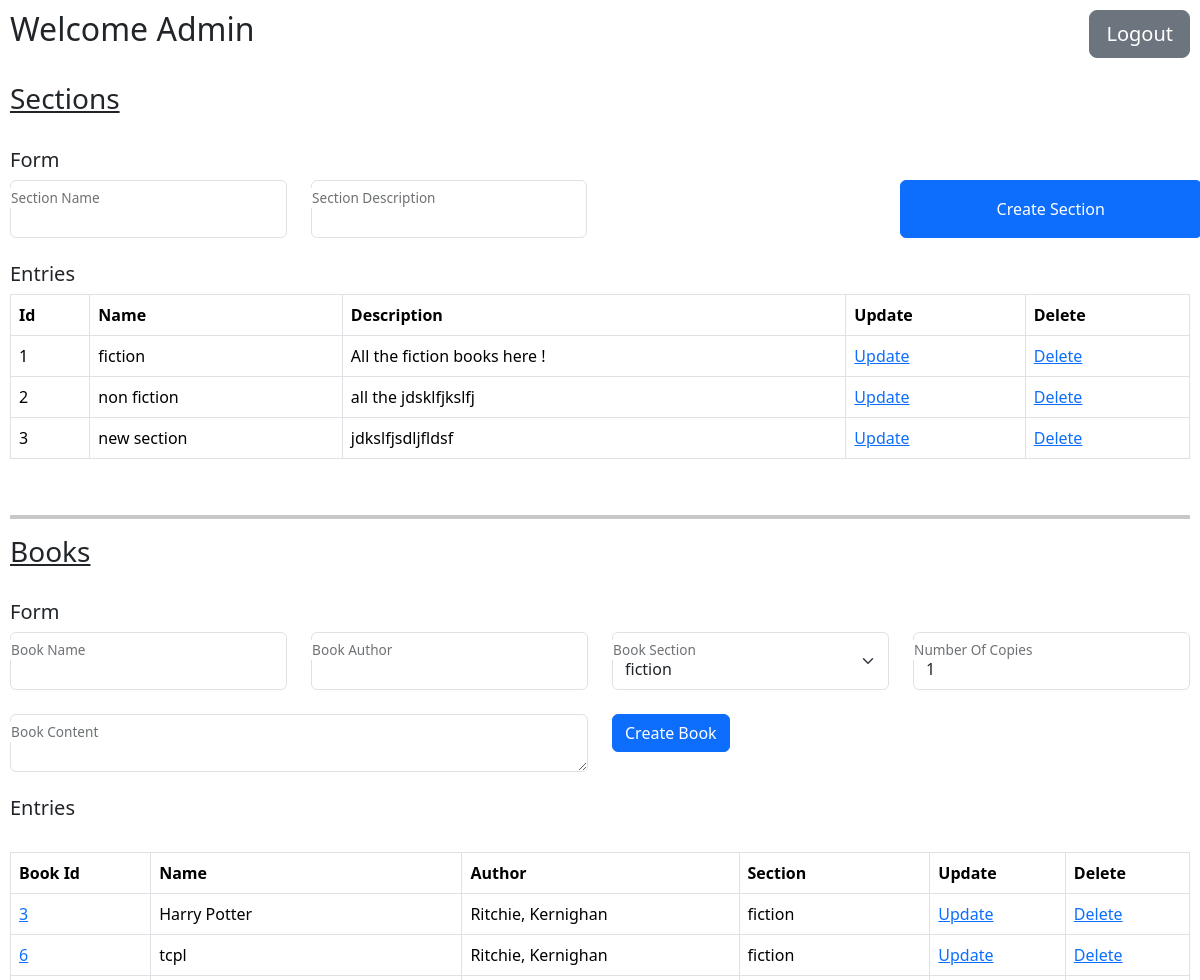
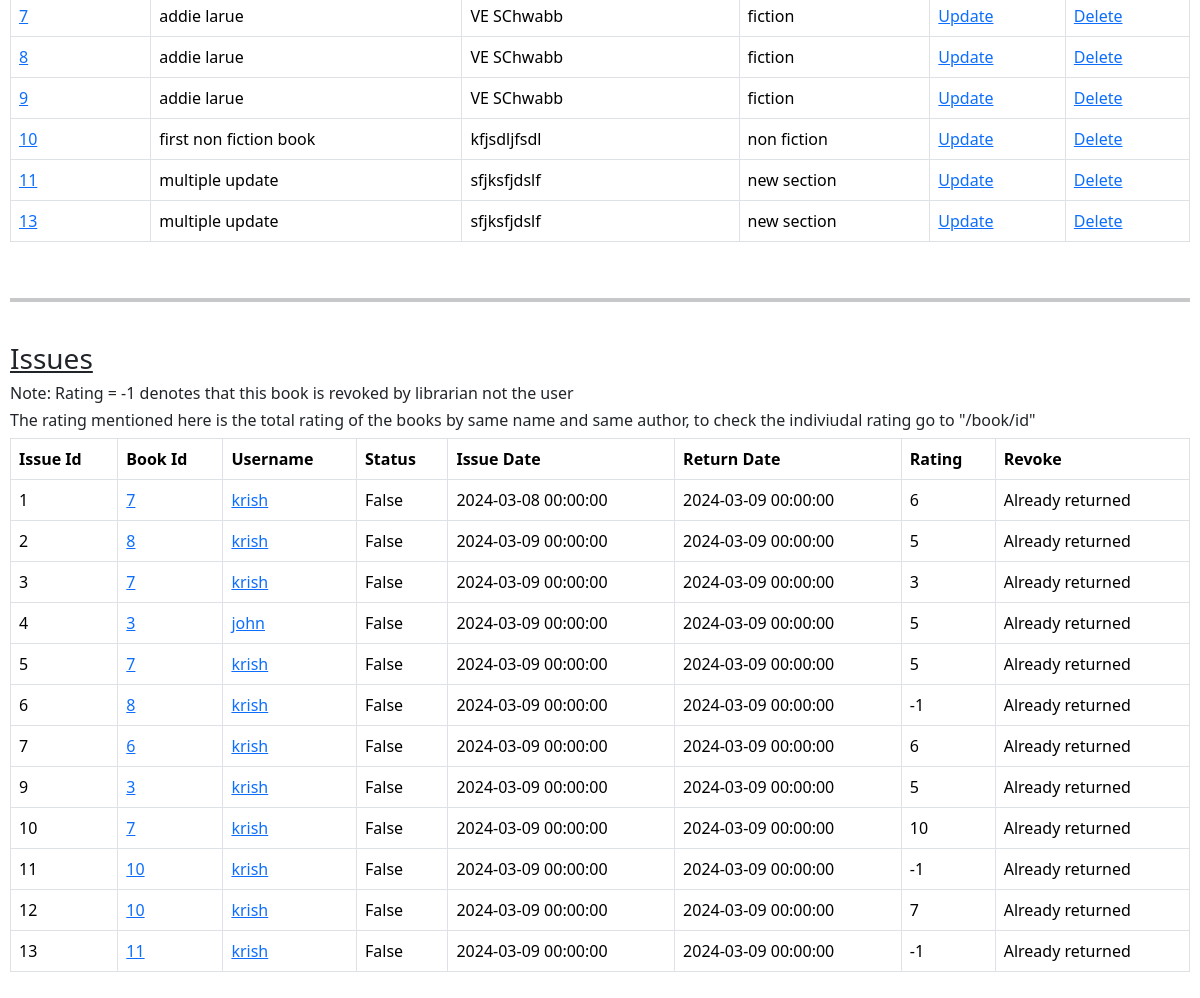
The page /admin/dashboard (signed in) on the database its author committed (2 pictures, top to bottom).
### library/models.py (models this page shows, shortened)
class Section(db.Model):
    __tablename__ = "SECTION"
    id = db.Column(db.Integer, primary_key=True, autoincrement=True)
    name = db.Column(db.String(40), nullable=False)
    description = db.Column(db.Text, nullable=False)
    date_created = db.Column(db.DateTime, nullable=False)
    books = db.Relationship('Book', backref="section_books", cascade="all, delete")

class Book(db.Model):
    __tablename__ = "BOOK"
    id = db.Column(db.Integer, primary_key=True, autoincrement=True)
    name = db.Column(db.String(100), nullable=False)
    author = db.Column(db.String(100), nullable=False)
    content = db.Column(db.Text, nullable=False)
    section_id = db.Column(db.Integer, db.ForeignKey('SECTION.id'), nullable=False)
    issues = db.Relationship('Issue', backref="book_issues", cascade="all, delete")

class User(db.Model):
    __tablename__ = "USER"
    id = db.Column(db.Integer, primary_key=True, autoincrement=True)
    username = db.Column(db.String(20), nullable=False, unique=True)
    email = db.Column(db.String(120), nullable=False, unique=True)
    password = db.Column(db.String(120), nullable=False)
    is_admin = db.Column(db.Boolean, default=False)
    issues = db.Relationship('Issue', backref="user_issues", cascade="all, delete")

class Issue(db.Model):
    __tablename__ = "ISSUE"
    id = db.Column(db.Integer, primary_key=True, autoincrement=True)
    rating = db.Column(db.Integer, default=0)
    active_status = db.Column(db.Boolean, default=False)
    user_id = db.Column(db.Integer, db.ForeignKey('USER.id'), nullable=False)
    book_id = db.Column(db.Integer, db.ForeignKey('BOOK.id'), nullable=False)
    date_issued = db.Column(db.DateTime, nullable=False)
    return_date = db.Column(db.DateTime, nullable=False)

### library/routes.py (the view)
@app.route("/admin/dashboard")
def admin_dashboard():
    if session.get("username") is None:
        return render_template("no_login.html")
    if session.get("username") != "admin":
        return render_template("user_not_allowed.html")
    sections = models.Section.query.filter().all()
    books = models.Book.query.filter().all()
    modified_books = []
    for b in books:
        modified_books.append(modify_the_book(b))
    issue_records = models.Issue.query.filter().all()
    modified_issue_records = []
    for ir in issue_records:
        modified_issue_records.append(modify_the_issue_record(ir))
    data = {
        "sections": sections,
        "books": modified_books,
        "issue_records": modified_issue_records,
    }
    return render_template("admin_dashboard.html", data=data)

### library/routes.py (called while the page is built)
def modify_the_issue_record(issue_record):
    b = models.Book.query.get(issue_record.book_id)
    s = models.Section.query.get(b.section_id)
    u = models.User.query.get(issue_record.user_id)
    modified_issue_record = {
        "issue_id": issue_record.id,
        "book_id": b.id,
        "user_id": u.id,
        "username": u.username,
        "name": b.name,
        "author": b.author,
        "content": b.content,
        "section_name": s.name,
        "date_issued": issue_record.date_issued,
        "status": issue_record.active_status,
        "rating": issue_record.rating,
        "return_date": issue_record.return_date
    }
    return modified_issue_record

def modify_the_book(book):
    s = models.Section.query.get(book.section_id)
    modified_book = {
        "id": book.id,
        "name": book.name,
        "author": book.author,
        "section_name": s.name,
        "content": book.content,
        "total_rating": calculate_book_rating(book.id)
    }
    return modified_book

def calculate_book_rating(b_id):
    b = models.Book.query.get(b_id)
    book_copies = models.Book.query.filter(
        models.Book.name == b.name, models.Book.author == b.author).all()
    total_rating = 0
    for bc in book_copies:
        issue_records = models.Issue.query.filter(
            models.Issue.book_id == bc.id, models.Issue.rating > 1).all()
        for ir in issue_records:
            total_rating += ir.rating
    return total_rating

### library/templates/admin_dashboard.html (shortened to what this page needs)
<!DOCTYPE html>
<html lang="en">
  <head>
    <link
      href="https://cdn.jsdelivr.net/npm/bootstrap@5.3.3/dist/css/bootstrap.min.css"
      rel="stylesheet"
    />
  </head>
  <body>
    <header class="d-flex justify-content-between">
      <h2>Welcome Admin</h2>
      <form action="/logout" method="post">
        <button class="btn btn-secondary btn-lg">Logout</button>
      </form>
    </header>
    <br />
    <main>
      <h3><u>Sections</u></h3>
      <br />
      <h5>Form</h5>
      <form action="/create_section" method="POST">
        <div class="row">
          <div class="col form-floating">
            <input
              type="text"
              class="form-control"
              aria-label="Section Name"
              name="section_name"
            />
            <label for="section_name">Section Name</label>
          </div>
          <div class="col form-floating">
            <input
              type="text"
              class="form-control"
              aria-label="Section Description"
              name="section_description"
            />
            <label for="section_description">Section Description</label>
          </div>
          <div class="form-floating col"></div>
          <button class="col btn btn-primary" type="submit">
            Create Section
          </button>
        </div>
      </form>
      <br />
      <h5>Entries</h5>
      <table class="table table-bordered table-hover">
        <tr>
          <th>Id</th>
          <th>Name</th>
          <th>Description</th>
          <th>Update</th>
          <th>Delete</th>
        </tr>
        {% for i in data["sections"] %}
        <tr>
          <td>{{i.id}}</td>
          <td>{{i.name}}</td>
          <td>{{i.description}}</td>
          <td><a href="/section/update/{{i.id}}">Update</a></td>
          <td><a href="/section/delete/{{i.id}}">Delete</a></td>
        </tr>
        {% endfor %}
      </table>
      <br />
      <hr class="border-4" />
      <h3><u>Books</u></h3>
      <br />
      <h5>Form</h5>
      <form action="/create_book" method="POST">
        <div class="row">
          <div class="col form-floating">
            <input
              type="text"
              id="book_name"
              name="book_name"
              class="form-control"
              required
            />
            <label for="book_name">Book Name</label>
          </div>
          <div class="col form-floating mb-3">
            <input
              type="text"
              id="book_author"
              name="book_author"
              class="form-control"
              required
            />
            <label for="book_author">Book Author</label>
          </div>
          <div class="col form-floating">
            <select class="form-select" name="book_section" id="book_section">
              {% for i in data["sections"] %}
              <option value="{{ i.id }}">{{ i.name }}</option>
              {% endfor %}
            </select>
            <label for="book_section">Book Section</label>
          </div>
          <div class="col form-floating">
            <input
              type="number"
              value="1"
              min="1"
              max="5"
              name="book_copies"
              class="form-control"
              id="book_copies"
              required
            />
            <label for="book_copies">Number Of Copies</label>
          </div>
        </div>
        <div class="row">
          <div class="col form-floating">
            <textarea
              name="book_content"
              id="book_content"
              cols="30"
              rows="10"
              class="form-control"
              required
            ></textarea>
            <label for="book_content">Book Content</label>
          </div>
          <div class="col">
            <button class="btn btn-primary">Create Book</button>
          </div>
        </div>
      </form>
      <br />
      <h5>Entries</h5>
      <br />
      <table class="table table-bordered table-hover">
        <tr class="">
          <th>Book Id</th>
          <th>Name</th>
          <th>Author</th>
          <th>Section</th>
          <th>Update</th>
          <th>Delete</th>
        </tr>
        {% for i in data["books"] %}
        <tr>
          <td><a href="/book/{{ i.id }}">{{ i.id }}</a></td>
          <td>{{ i.name }}</td>
          <td>{{ i.author }}</td>
          <td>{{ i.section_name }}</td>
          <td><a href="/book/update/{{i.id}}">Update</a></td>
          <td><a href="/book/delete/{{i.id}}">Delete</a></td>
        </tr>
        {% endfor %}
      </table>
      <br />
      <hr class="border-4" />
      <br />
      <h3><u>Issues</u></h3>
      <h6>
        Note: Rating = -1 denotes that this book is revoked by librarian not the
        user
      </h6>
      <h6>
        The rating mentioned here is the total rating of the books by same name
        and same author, to check the indiviudal rating go to "/book/id"
      </h6>
      {% if data['issue_records'] | length == 0 %}
      <h4>No issues to display</h4>
      {% else %}
      <table class="table table-bordered table-hover">
        <tr class="">
          <th>Issue Id</th>
          <th>Book Id</th>
          <th>Username</th>
          <th>Status</th>
          <th>Issue Date</th>
          <th>Return Date</th>
          <th>Rating</th>
          <th>Revoke</th>
        </tr>
        {% for ir in data['issue_records'] %}
        <tr>
          <td>{{ ir.issue_id }}</td>
          <td><a href="/book/update/{{ ir.book_id }}">{{ ir.book_id }}</a></td>
          <td><a href="/user/{{ir.user_id}}">{{ir.username}}</a></td>
          <td>{{ ir.status }}</td>
          <td>{{ ir.date_issued }}</td>
          <td>{{ ir.return_date }}</td>
          {% if ir.rating == 0 %}
          <td>Not Yet Rated</td>
          {% else %}
          <td>{{ ir.rating }}</td>
          {% endif %} {% if ir.status == True %}
          <td><a href="/book/return/{{ ir.book_id }}" type="">Revoke</a></td>
          {% else %}
          <td>Already returned</td>
          {% endif %}
        </tr>
        {% endfor %}
      </table>
      {% endif %}
    </main>
  </body>
</html>

### library/templates/admin_dashboard.html (style rules this page uses)
body { padding: 10px; }

### rows shown on the page
Section: id "1", name "fiction", description "All the fiction books here !", section_name "fiction" "fiction" "fiction" "fiction" "fiction"
Section: id "2", name "non fiction", description "all the jdsklfjkslfj", section_name "non fiction"
Section: id "3", name "new section", description "jdkslfjsdljfldsf", section_name "new section" "new section"
Book: name "Harry Potter", author "Ritchie, Kernighan"
Book: name "tcpl", author "Ritchie, Kernighan"
Book: name "addie larue", author "VE SChwabb"
Book: name "addie larue", author "VE SChwabb"
Book: name "addie larue", author "VE SChwabb"
Book: name "first non fiction book", author "kfjsdljfsdl"
Book: name "multiple update", author "sfjksfjdslf"
Book: name "multiple update", author "sfjksfjdslf"
User: username "krish" "krish" "krish" "krish" "krish" "krish" "krish" "krish" "krish" "krish" "krish"
Issue: date_issued "2024-03-08 00:00:00", return_date "2024-03-09 00:00:00"
Issue: date_issued "2024-03-09 00:00:00", return_date "2024-03-09 00:00:00"
Issue: date_issued "2024-03-09 00:00:00", return_date "2024-03-09 00:00:00"
User: username "john"
Issue: date_issued "2024-03-09 00:00:00", return_date "2024-03-09 00:00:00"
Issue: date_issued "2024-03-09 00:00:00", return_date "2024-03-09 00:00:00"
Issue: date_issued "2024-03-09 00:00:00", return_date "2024-03-09 00:00:00"
Issue: date_issued "2024-03-09 00:00:00", return_date "2024-03-09 00:00:00"
Issue: date_issued "2024-03-09 00:00:00", return_date "2024-03-09 00:00:00"
Issue: date_issued "2024-03-09 00:00:00", return_date "2024-03-09 00:00:00"
Issue: date_issued "2024-03-09 00:00:00", return_date "2024-03-09 00:00:00"
Issue: date_issued "2024-03-09 00:00:00", return_date "2024-03-09 00:00:00"
Issue: date_issued "2024-03-09 00:00:00", return_date "2024-03-09 00:00:00"

### other values the page prints
{{ i.id }} "3" "6" "7" "8" "9" "10" "11" "13"
{{ ir.issue_id }} "1" "2" "3" "4" "5" "6" "7" "9" "10" "11" "12" "13"
{{ ir.book_id }} "7" "8" "7" "3" "7" "8" "6" "3" "7" "10" "10" "11"
{{ ir.status }} "False" "False" "False" "False" "False" "False" "False" "False" "False" "False" "False" "False"
{{ ir.rating }} "6" "5" "3" "5" "5" "-1" "6" "5" "10" "-1" "7" "-1"
form field book_section "fiction"
